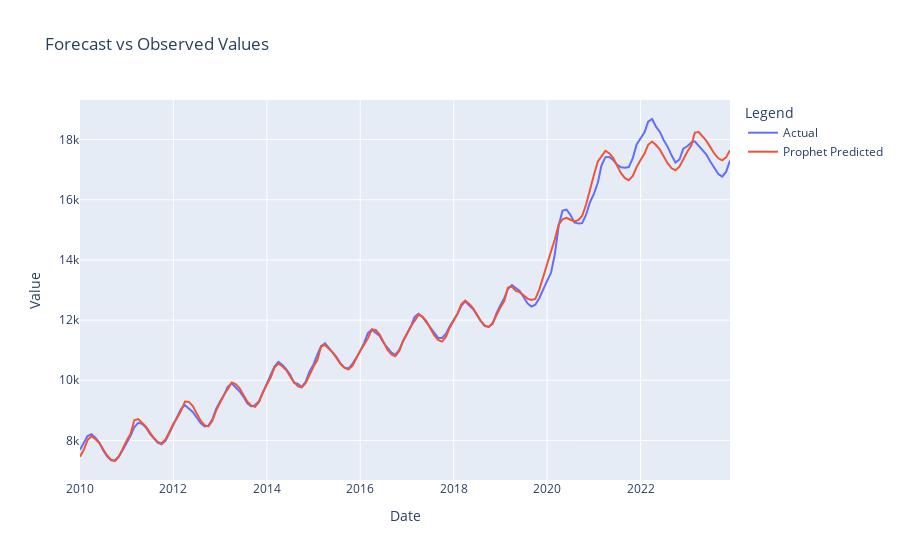

Notebook code cell kept with this figure:
### Code cell
import plotly.graph_objects as go

# Actual values
actual = deposits_df.set_index('ds')['y']

# Predicted values from Prophet
predicted = aligned_forecast.set_index('ds')['yhat']

# Create the plot for Forecast vs. Observed
fig_forecast = go.Figure()

# Add actual values to the plot
fig_forecast.add_trace(go.Scatter(x=actual.index, y=actual, mode='lines', name='Actual'))

# Add predicted values to the plot
fig_forecast.add_trace(go.Scatter(x=predicted.index, y=predicted, mode='lines', name='Prophet Predicted'))

fig_forecast.update_layout(
    title='Forecast vs Observed Values',
    xaxis_title='Date',
    yaxis_title='Value',
    legend_title='Legend'
)

fig_forecast.show()

### Figure 1 — Plotly figure (JSON) as saved in the notebook; plotly's stock layout.template omitted (floating-point values rounded to 4 significant figures; data arrays with more than 128 entries replaced by an {"elided": "..."} marker saying what was removed)
{"data": [{"mode": "lines", "name": "Actual", "type": "scatter", "x": {"elided": "168 str values"}, "y": {"elided": "168 float values"}}, {"mode": "lines", "name": "Prophet Predicted", "type": "scatter", "x": {"elided": "168 str values"}, "y": {"elided": "168 float values"}}], "layout": {"legend": {"title": {"text": "Legend"}}, "title": {"text": "Forecast vs Observed Values"}, "xaxis": {"title": {"text": "Date"}}, "yaxis": {"title": {"text": "Value"}}}}
